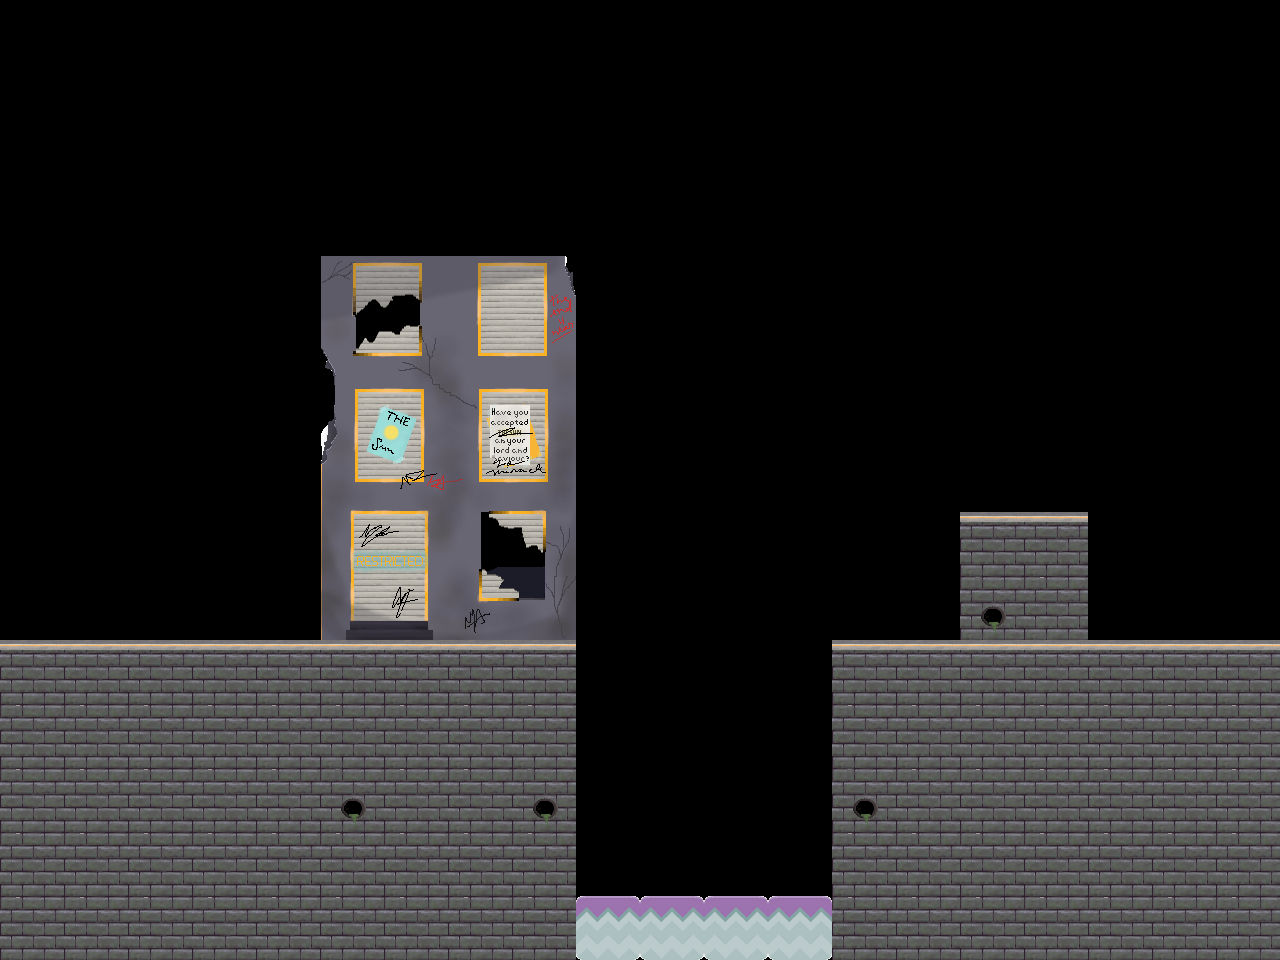

The image is a tile-based game level rendered from a .tmx file. Its description and complete source (layers, tilesets, objects, tile grids) follow:
An orthogonal 20x15 tile map with 64x64 px tiles, 1 tile layer (Camada de Tiles 1), 3 tilesets.

<map version="1.0" orientation="orthogonal" renderorder="left-up" width="20" height="15" tilewidth="64" tileheight="64" nextobjectid="1">
 <tileset firstgid="1" name="Tileset1" tilewidth="64" tileheight="64" tilecount="4" columns="2">
  <image source="Tileset1.png" trans="ffffff" width="128" height="128" />
  <tile id="0">
   <properties>
    <property name="solid" value="" />
   </properties>
  </tile>
  <tile id="2">
   <properties>
    <property name="death" value="" />
   </properties>
  </tile>
  <tile id="3">
   <properties>
    <property name="solid" value="" />
   </properties>
  </tile>
 </tileset>
 <tileset firstgid="5" name="Predio" tilewidth="64" tileheight="64" tilecount="24" columns="4">
  <image source="predio_1.png" trans="ffffff" width="256" height="384" />
 </tileset>
 <tileset firstgid="29" name="Tileset2" tilewidth="64" tileheight="64" tilecount="4" columns="2">
  <image source="Tileset2.png" trans="ffffff" width="128" height="128" />
 </tileset>
 <layer name="Camada de Tiles 1" width="20" height="15">
  <data encoding="csv">
0,0,0,0,0,0,0,0,0,0,0,0,0,0,0,0,0,0,0,0,
0,0,0,0,0,0,0,0,0,0,0,0,0,0,0,0,0,0,0,0,
0,0,0,0,0,0,0,0,0,0,0,0,0,0,0,0,0,0,0,0,
0,0,0,0,0,0,0,0,0,0,0,0,0,0,0,0,0,0,0,0,
0,0,0,0,0,5,6,7,8,0,0,0,0,0,0,0,0,0,0,0,
0,0,0,0,0,9,10,11,12,0,0,0,0,0,0,0,0,0,0,0,
0,0,0,0,0,13,14,15,16,0,0,0,0,0,0,0,0,0,0,0,
0,0,0,0,0,17,18,19,20,0,0,0,0,0,0,0,0,0,0,0,
0,0,0,0,0,21,22,23,24,0,0,0,0,0,0,31,31,0,0,0,
0,0,0,0,0,25,26,27,28,0,0,0,0,0,0,29,30,0,0,0,
31,31,31,31,31,31,31,31,31,0,0,0,0,31,31,31,31,31,31,31,
30,30,30,30,30,30,30,30,30,0,0,0,0,30,30,30,30,30,30,30,
30,30,30,30,30,29,30,30,29,0,0,0,0,29,30,30,30,30,30,30,
30,30,30,30,30,30,30,30,30,0,0,0,0,30,30,30,30,30,30,30,
30,30,30,30,30,30,30,30,30,3,3,3,3,30,30,30,30,30,30,30
</data>
 </layer>
</map>
